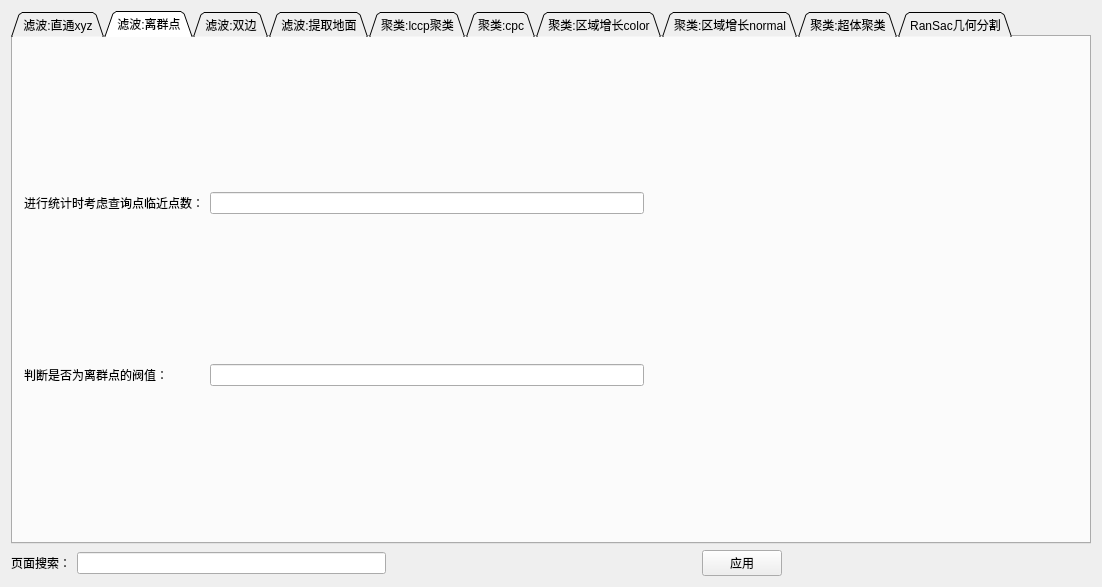
<?xml version="1.0" encoding="UTF-8"?>
<ui version="4.0">
 <class>QUserSetting</class>
 <widget class="QWidget" name="QUserSetting">
  <property name="geometry">
   <rect>
    <x>0</x>
    <y>0</y>
    <width>1102</width>
    <height>587</height>
   </rect>
  </property>
  <property name="windowTitle">
   <string>用户设置</string>
  </property>
  <layout class="QGridLayout" name="gridLayout">
   <item row="3" column="0">
    <layout class="QHBoxLayout" name="horizontalLayout">
     <item>
      <widget class="QLabel" name="label">
       <property name="text">
        <string>页面搜索：</string>
       </property>
      </widget>
     </item>
     <item>
      <widget class="QLineEdit" name="lineEdit"/>
     </item>
     <item>
      <spacer name="horizontalSpacer">
       <property name="orientation">
        <enum>Qt::Horizontal</enum>
       </property>
       <property name="sizeHint" stdset="0">
        <size>
         <width>40</width>
         <height>20</height>
        </size>
       </property>
      </spacer>
     </item>
     <item>
      <widget class="QPushButton" name="pushButton">
       <property name="text">
        <string>应用</string>
       </property>
      </widget>
     </item>
     <item>
      <spacer name="horizontalSpacer_2">
       <property name="orientation">
        <enum>Qt::Horizontal</enum>
       </property>
       <property name="sizeHint" stdset="0">
        <size>
         <width>40</width>
         <height>20</height>
        </size>
       </property>
      </spacer>
     </item>
    </layout>
   </item>
   <item row="0" column="0">
    <widget class="QTabWidget" name="tabWidget">
     <property name="tabPosition">
      <enum>QTabWidget::North</enum>
     </property>
     <property name="tabShape">
      <enum>QTabWidget::Triangular</enum>
     </property>
     <property name="currentIndex">
      <number>1</number>
     </property>
     <property name="elideMode">
      <enum>Qt::ElideNone</enum>
     </property>
     <property name="usesScrollButtons">
      <bool>false</bool>
     </property>
     <widget class="QWidget" name="tab">
      <attribute name="title">
       <string>滤波:直通xyz</string>
      </attribute>
      <layout class="QGridLayout" name="gridLayout_2"/>
     </widget>
     <widget class="QWidget" name="tab_2">
      <attribute name="title">
       <string>滤波:离群点</string>
      </attribute>
      <layout class="QGridLayout" name="gridLayout_4">
       <item row="0" column="0">
        <widget class="QLabel" name="label_5">
         <property name="text">
          <string>进行统计时考虑查询点临近点数：</string>
         </property>
        </widget>
       </item>
       <item row="0" column="1">
        <widget class="QLineEdit" name="lineEdit_2"/>
       </item>
       <item row="0" column="2">
        <spacer name="horizontalSpacer_6">
         <property name="orientation">
          <enum>Qt::Horizontal</enum>
         </property>
         <property name="sizeHint" stdset="0">
          <size>
           <width>431</width>
           <height>20</height>
          </size>
         </property>
        </spacer>
       </item>
       <item row="1" column="0">
        <widget class="QLabel" name="label_6">
         <property name="text">
          <string>判断是否为离群点的阀值：</string>
         </property>
        </widget>
       </item>
       <item row="1" column="1">
        <widget class="QLineEdit" name="lineEdit_3"/>
       </item>
       <item row="1" column="2">
        <spacer name="horizontalSpacer_7">
         <property name="orientation">
          <enum>Qt::Horizontal</enum>
         </property>
         <property name="sizeHint" stdset="0">
          <size>
           <width>431</width>
           <height>20</height>
          </size>
         </property>
        </spacer>
       </item>
      </layout>
     </widget>
     <widget class="QWidget" name="tab_3">
      <attribute name="title">
       <string>滤波:双边</string>
      </attribute>
     </widget>
     <widget class="QWidget" name="tab_4">
      <attribute name="title">
       <string>滤波:提取地面</string>
      </attribute>
     </widget>
     <widget class="QWidget" name="tab_5">
      <attribute name="title">
       <string>聚类:lccp聚类</string>
      </attribute>
     </widget>
     <widget class="QWidget" name="tab_6">
      <attribute name="title">
       <string>聚类:cpc</string>
      </attribute>
     </widget>
     <widget class="QWidget" name="tab_7">
      <attribute name="title">
       <string>聚类:区域增长color</string>
      </attribute>
     </widget>
     <widget class="QWidget" name="tab_8">
      <attribute name="title">
       <string>聚类:区域增长normal</string>
      </attribute>
     </widget>
     <widget class="QWidget" name="tab_9">
      <attribute name="title">
       <string>聚类:超体聚类</string>
      </attribute>
     </widget>
     <widget class="QWidget" name="tab_10">
      <attribute name="title">
       <string>RanSac几何分割</string>
      </attribute>
     </widget>
    </widget>
   </item>
  </layout>
 </widget>
 <layoutdefault spacing="6" margin="11"/>
 <resources/>
 <connections>
  <connection>
   <sender>lineEdit</sender>
   <signal>textChanged(QString)</signal>
   <receiver>QUserSetting</receiver>
   <slot>OnSerachEditChanged(QString)</slot>
   <hints>
    <hint type="sourcelabel">
     <x>146</x>
     <y>568</y>
    </hint>
    <hint type="destinationlabel">
     <x>809</x>
     <y>390</y>
    </hint>
   </hints>
  </connection>
  <connection>
   <sender>pushButton</sender>
   <signal>clicked()</signal>
   <receiver>QUserSetting</receiver>
   <slot>OnApply()</slot>
   <hints>
    <hint type="sourcelabel">
     <x>747</x>
     <y>571</y>
    </hint>
    <hint type="destinationlabel">
     <x>1101</x>
     <y>399</y>
    </hint>
   </hints>
  </connection>
 </connections>
 <slots>
  <slot>OnSerachEditChanged(QString)</slot>
  <slot>OnApply()</slot>
 </slots>
</ui>
